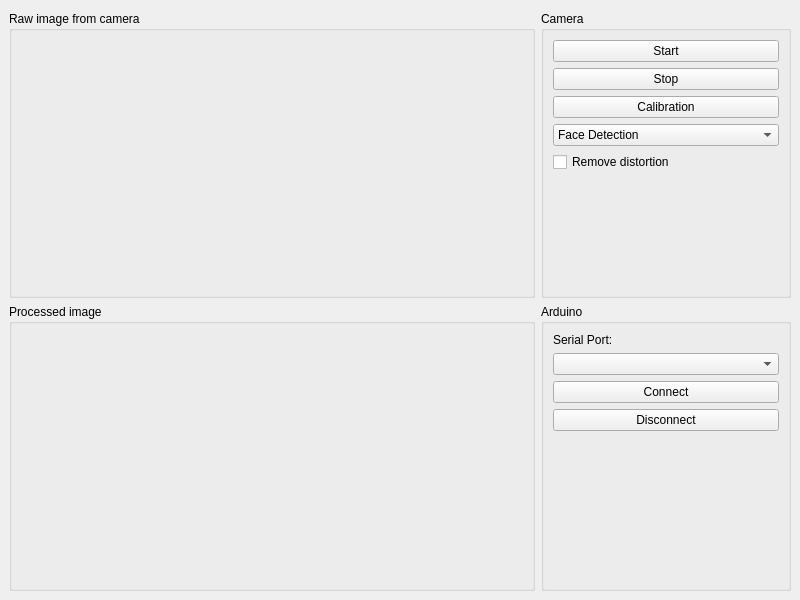
<?xml version="1.0" encoding="UTF-8"?>
<ui version="4.0">
 <class>MainWindow</class>
 <widget class="QMainWindow" name="MainWindow">
  <property name="windowModality">
   <enum>Qt::WindowModal</enum>
  </property>
  <property name="geometry">
   <rect>
    <x>0</x>
    <y>0</y>
    <width>800</width>
    <height>600</height>
   </rect>
  </property>
  <property name="minimumSize">
   <size>
    <width>800</width>
    <height>600</height>
   </size>
  </property>
  <property name="windowTitle">
   <string>MainWindow</string>
  </property>
  <property name="styleSheet">
   <string notr="true"/>
  </property>
  <widget class="QWidget" name="centralwidget">
   <property name="minimumSize">
    <size>
     <width>800</width>
     <height>575</height>
    </size>
   </property>
   <layout class="QGridLayout" name="gridLayout">
    <property name="topMargin">
     <number>11</number>
    </property>
    <item row="1" column="0">
     <widget class="QWidget" name="imageDisplayPanel" native="true">
      <property name="sizePolicy">
       <sizepolicy hsizetype="Expanding" vsizetype="Preferred">
        <horstretch>0</horstretch>
        <verstretch>0</verstretch>
       </sizepolicy>
      </property>
      <layout class="QVBoxLayout" name="verticalLayout" stretch="0,0">
       <property name="leftMargin">
        <number>0</number>
       </property>
       <property name="topMargin">
        <number>0</number>
       </property>
       <property name="rightMargin">
        <number>0</number>
       </property>
       <property name="bottomMargin">
        <number>0</number>
       </property>
       <item>
        <widget class="QGroupBox" name="rawImageBox">
         <property name="title">
          <string>Raw image from camera</string>
         </property>
         <layout class="QVBoxLayout" name="verticalLayout_4">
          <property name="leftMargin">
           <number>0</number>
          </property>
          <property name="topMargin">
           <number>0</number>
          </property>
          <property name="rightMargin">
           <number>0</number>
          </property>
          <property name="bottomMargin">
           <number>0</number>
          </property>
         </layout>
        </widget>
       </item>
       <item>
        <widget class="QGroupBox" name="processedImageBox">
         <property name="title">
          <string>Processed image</string>
         </property>
         <layout class="QVBoxLayout" name="verticalLayout_3">
          <property name="leftMargin">
           <number>0</number>
          </property>
          <property name="topMargin">
           <number>0</number>
          </property>
          <property name="rightMargin">
           <number>0</number>
          </property>
          <property name="bottomMargin">
           <number>0</number>
          </property>
         </layout>
        </widget>
       </item>
      </layout>
     </widget>
    </item>
    <item row="1" column="1">
     <widget class="QWidget" name="commandsPanel" native="true">
      <property name="sizePolicy">
       <sizepolicy hsizetype="Fixed" vsizetype="Preferred">
        <horstretch>0</horstretch>
        <verstretch>0</verstretch>
       </sizepolicy>
      </property>
      <property name="minimumSize">
       <size>
        <width>250</width>
        <height>0</height>
       </size>
      </property>
      <layout class="QVBoxLayout" name="verticalLayout_2">
       <property name="leftMargin">
        <number>0</number>
       </property>
       <property name="topMargin">
        <number>0</number>
       </property>
       <property name="rightMargin">
        <number>0</number>
       </property>
       <property name="bottomMargin">
        <number>0</number>
       </property>
       <item>
        <widget class="QGroupBox" name="cameraBox">
         <property name="title">
          <string>Camera</string>
         </property>
         <layout class="QVBoxLayout" name="verticalLayout_5">
          <item alignment="Qt::AlignTop">
           <widget class="QPushButton" name="btnStartCamera">
            <property name="text">
             <string>Start</string>
            </property>
           </widget>
          </item>
          <item>
           <widget class="QPushButton" name="btnStopCamera">
            <property name="text">
             <string>Stop</string>
            </property>
           </widget>
          </item>
          <item>
           <widget class="QPushButton" name="btnCalibration">
            <property name="text">
             <string>Calibration</string>
            </property>
           </widget>
          </item>
          <item>
           <widget class="QComboBox" name="cmbDetectionType">
            <item>
             <property name="text">
              <string>Face Detection</string>
             </property>
            </item>
            <item>
             <property name="text">
              <string>Circular Object Detection</string>
             </property>
            </item>
           </widget>
          </item>
          <item>
           <widget class="QCheckBox" name="chkRemoveDistortion">
            <property name="text">
             <string>Remove distortion</string>
            </property>
           </widget>
          </item>
          <item>
           <spacer name="verticalSpacer">
            <property name="orientation">
             <enum>Qt::Vertical</enum>
            </property>
            <property name="sizeHint" stdset="0">
             <size>
              <width>20</width>
              <height>40</height>
             </size>
            </property>
           </spacer>
          </item>
         </layout>
        </widget>
       </item>
       <item>
        <widget class="QGroupBox" name="arduinoBox">
         <property name="title">
          <string>Arduino</string>
         </property>
         <layout class="QVBoxLayout" name="verticalLayout_6">
          <item>
           <widget class="QLabel" name="label">
            <property name="text">
             <string>Serial Port:</string>
            </property>
           </widget>
          </item>
          <item>
           <widget class="QComboBox" name="cmbSerialPort"/>
          </item>
          <item>
           <widget class="QPushButton" name="btnConnectArduino">
            <property name="text">
             <string>Connect</string>
            </property>
           </widget>
          </item>
          <item>
           <widget class="QPushButton" name="btnDisconnectArduino">
            <property name="text">
             <string>Disconnect</string>
            </property>
           </widget>
          </item>
          <item>
           <spacer name="verticalSpacer_2">
            <property name="orientation">
             <enum>Qt::Vertical</enum>
            </property>
            <property name="sizeHint" stdset="0">
             <size>
              <width>20</width>
              <height>85</height>
             </size>
            </property>
           </spacer>
          </item>
         </layout>
        </widget>
       </item>
      </layout>
     </widget>
    </item>
   </layout>
  </widget>
  <widget class="QMenuBar" name="menubar">
   <property name="geometry">
    <rect>
     <x>0</x>
     <y>0</y>
     <width>800</width>
     <height>25</height>
    </rect>
   </property>
  </widget>
 </widget>
 <resources/>
 <connections/>
</ui>
